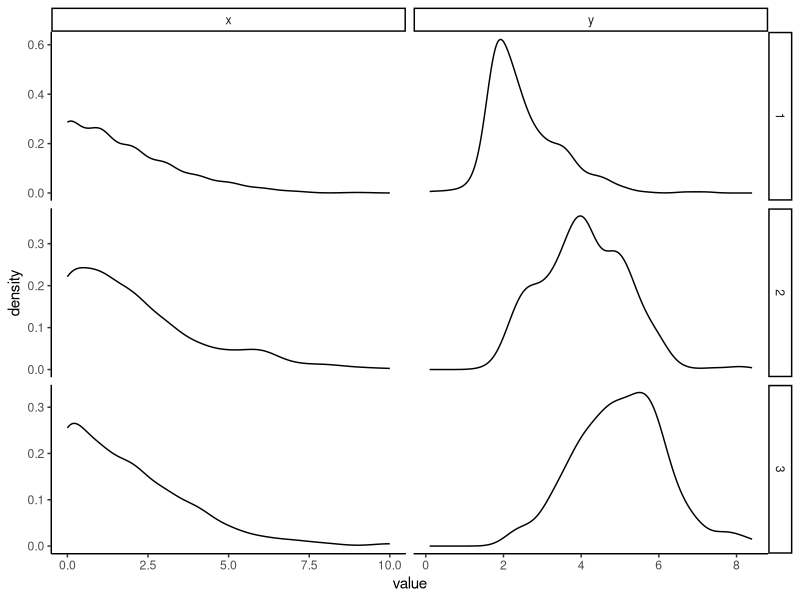
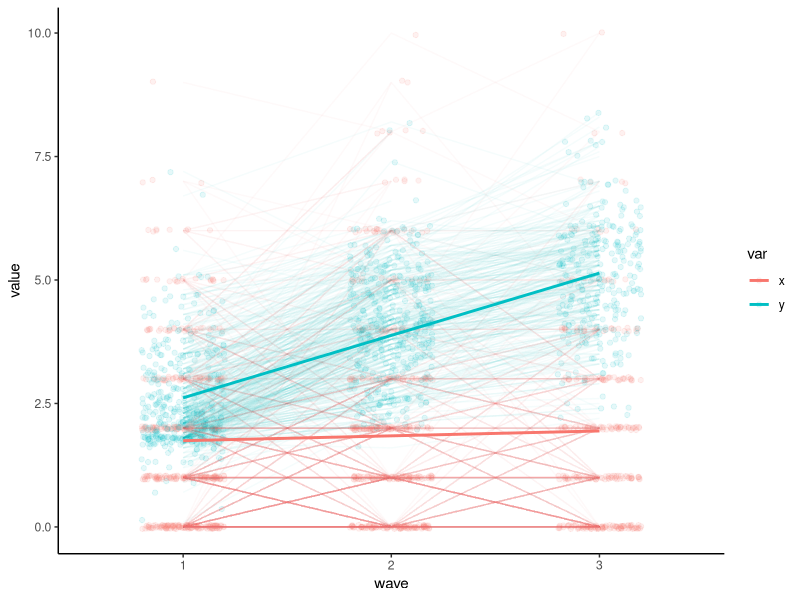

The R script that drew these images, in order: (Note: this script raises an error after producing the figures.)
## ---- chunk 1
#if you need to install anything, uncomment the below install lines for now
#install.packages('lavaan')
#install.packages('tidyverse')
require(lavaan)
require(tidyverse)
## ---- chunk 2
antiread <- read.table("srcddata.dat",
                       na.strings = c("999.00"),
                       col.names = c("anti1", "anti2", "anti3", "anti4", 
                                     "read1", "read2", "read3", "read4",
                                     "gen", "momage", "kidage", "homecog", 
                                     "homeemo", "id")
) %>%
  rename(x1 = anti1, x2 = anti2, x3 = anti3, x4 = anti4,
         y1 = read1, y2 = read2, y3 = read3, y4 = read4) %>%
  select(matches('[xy][1-4]'))

knitr::kable(summary(antiread), format = 'markdown')
## ---- chunk 3
antiread %>%
  select(-x4,-y4) %>%
  mutate(pid = 1:n()) %>%
  gather(key, value, -pid) %>%
  extract(col = key, into = c('var', 'wave'), regex = '(\\w)(\\d)') %>%
  ggplot(aes(x = value)) +
  geom_density(alpha = 1) + 
  facet_grid(wave~var, scales = 'free') + 
  theme_classic()
## ---- chunk 4
antireadLong <- antiread %>%
  select(-x4,-y4) %>%
  mutate(pid = 1:n()) %>%
  gather(key, value, -pid) %>%
  extract(col = key, into = c('var', 'wave'), regex = '(\\w)(\\d)')

antireadLong %>%
  ggplot(aes(x = wave, y = value, color = var, group = var)) +
  geom_point(position = position_jitter(w = .2), alpha = .1) +
  geom_line(stat = 'identity', aes(group = interaction(var, pid)), alpha = .04) + 
  geom_line(stat = 'smooth', method = 'lm', size = 1) + 
  theme_classic()

## ---- chunk 5
riclpmModel <- 
'
#Note, the data contain x1-3 and y1-3
#Latent mean Structure with intercepts

kappa =~ 1*x1 + 1*x2 + 1*x3
omega =~ 1*y1 + 1*y2 + 1*y3

x1 ~ mu1*1 #intercepts
x2 ~ mu2*1
x3 ~ mu3*1
y1 ~ pi1*1
y2 ~ pi2*1
y3 ~ pi3*1

kappa ~~ kappa #variance
omega ~~ omega #variance
kappa ~~ omega #covariance

#laten vars for AR and cross-lagged effects
p1 =~ 1*x1 #each factor loading set to 1
p2 =~ 1*x2
p3 =~ 1*x3
q1 =~ 1*y1
q2 =~ 1*y2
q3 =~ 1*y3

#Later, we may constrain autoregression and cross-lagged
#effects to be the same across both lags.
p3 ~ alpha3*p2 + beta3*q2
p2 ~ alpha2*p1 + beta2*q1

q3 ~ delta3*q2 + gamma3*p2
q2 ~ delta2*q1 + gamma2*p1

p1 ~~ p1 #variance
p2 ~~ u2*p2
p3 ~~ u3*p3
q1 ~~ q1 #variance
q2 ~~ v2*q2
q3 ~~ v3*q3

p1 ~~ q1 #p1 and q1 covariance
p2 ~~ q2 #p2 and q2 covariance
p3 ~~ q3 #p2 and q2 covariance'

fit <- lavaan(riclpmModel, data = antiread,
              missing = 'ML', #for the missing data!
              int.ov.free = F,
              int.lv.free = F,
              auto.fix.first = F,
              auto.fix.single = F,
              auto.cov.lv.x = F,
              auto.cov.y = F,
              auto.var = F)
summary(fit, standardized = T)
## ---- chunk 6
clpmModel <- #yes, "Model" is redundant
'
#Note, the data contain x1-3 and y1-3
#Latent mean Structure with intercepts

kappa =~ 1*x1 + 1*x2 + 1*x3
omega =~ 1*y1 + 1*y2 + 1*y3

x1 ~ mu1*1 #intercepts
x2 ~ mu2*1
x3 ~ mu3*1
y1 ~ pi1*1
y2 ~ pi2*1
y3 ~ pi3*1

kappa ~~ 0*kappa #variance nope
omega ~~ 0*omega #variance nope
kappa ~~ 0*omega #covariance not even

#laten vars for AR and cross-lagged effects
p1 =~ 1*x1 #each factor loading set to 1
p2 =~ 1*x2
p3 =~ 1*x3
q1 =~ 1*y1
q2 =~ 1*y2
q3 =~ 1*y3

p3 ~ alpha3*p2 + beta3*q2
p2 ~ alpha2*p1 + beta2*q1

q3 ~ delta3*q2 + gamma3*p2
q2 ~ delta2*q1 + gamma2*p1

p1 ~~ p1 #variance
p2 ~~ u2*p2
p3 ~~ u3*p3
q1 ~~ q1 #variance
q2 ~~ v2*q2
q3 ~~ v3*q3

p1 ~~ q1 #p1 and q1 covariance
p2 ~~ q2 #p2 and q2 covariance
p3 ~~ q3 #p2 and q2 covariance'

fitCLPM <- lavaan(clpmModel, data = antiread,
              missing = 'ML', #for the missing data!
              int.ov.free = F,
              int.lv.free = F,
              auto.fix.first = F,
              auto.fix.single = F,
              auto.cov.lv.x = F,
              auto.cov.y = F,
              auto.var = F)

anova(fit, fitCLPM)
## ---- chunk 7
summary(fitCLPM, standardize = T)
## ---- chunk 8
riclpmModelConstrainedARCL <- 
'
#Note, the data contain x1-3 and y1-3
#Latent mean Structure with intercepts

kappa =~ 1*x1 + 1*x2 + 1*x3
omega =~ 1*y1 + 1*y2 + 1*y3

x1 ~ mu1*1 #intercepts
x2 ~ mu2*1
x3 ~ mu3*1
y1 ~ pi1*1
y2 ~ pi2*1
y3 ~ pi3*1

kappa ~~ kappa #variance
omega ~~ omega #variance
kappa ~~ omega #covariance

#laten vars for AR and cross-lagged effects
p1 =~ 1*x1 #each factor loading set to 1
p2 =~ 1*x2
p3 =~ 1*x3
q1 =~ 1*y1
q2 =~ 1*y2
q3 =~ 1*y3

#constrain autoregression and cross lagged effects to be the same across both lags.
p3 ~ alpha*p2 + beta*q2
p2 ~ alpha*p1 + beta*q1

q3 ~ delta*q2 + gamma*p2
q2 ~ delta*q1 + gamma*p1

p1 ~~ p1 #variance
p2 ~~ u*p2
p3 ~~ u*p3
q1 ~~ q1 #variance
q2 ~~ v*q2
q3 ~~ v*q3

p1 ~~ q1 #p1 and q1 covariance
p2 ~~ uv*q2 #p2 and q2 covariance should also be constrained to be the same as
p3 ~~ uv*q3 #p3 and q3 covariance'

fitConstrainedARCL <- lavaan(riclpmModelConstrainedARCL, data = antiread,
              missing = 'ML', #for the missing data!
              int.ov.free = F,
              int.lv.free = F,
              auto.fix.first = F,
              auto.fix.single = F,
              auto.cov.lv.x = F,
              auto.cov.y = F,
              auto.var = F)

anova(fit, fitConstrainedARCL)
## ---- chunk 9
summary(fitConstrainedARCL, standardized = T)
## ---- chunk 10
#get the model-expected means
means <- fitted(fitConstrainedARCL)$mean
meansDF <- data.frame(mean = means, key = names(means)) %>%
  extract(col = key, into = c('var', 'wave'), regex = '(\\w)(\\d)')

#plot the model-expected random intercepts
predict(fitConstrainedARCL) %>%
  as.data.frame %>%
  mutate(pid = 1:n()) %>%
  gather(key, latentvalue, -pid, -kappa, -omega) %>%
  extract(col = key, into = c('latentvar', 'wave'), regex = '(\\w)(\\d)') %>%
  mutate(var = c(p = 'x', q = 'y')[latentvar]) %>%
  left_join(meansDF) %>% #those means from above
  left_join(antireadLong, by = c('pid', 'wave', 'var')) %>% #the raw data
  mutate(expectedLine = ifelse(var == 'x', kappa, omega) + mean,
         wave = as.numeric(wave)) %>%
  rowwise() %>%
  ggplot(aes(x = wave, y = expectedLine, color = var, group = var)) +
  geom_point(aes(x = wave, y = value, group = interaction(var, pid)), alpha = .1, position = position_jitter(w = .2, h = 0)) +
  geom_line(aes(y = expectedLine, group = interaction(var, pid)), stat = 'identity', alpha = .1) + 
  geom_line(aes(y = mean), stat = 'identity', alpha = 1, size = 1, color = 'black') + 
  facet_wrap(~var, ncol = 2) + 
  theme_classic()
## ---- chunk 11
library(GGally)
predict(fitConstrainedARCL) %>%
  as.data.frame %>%
  select(-kappa, -omega) %>%
  ggpairs(lower = list(continuous = wrap(ggally_smooth, alpha = .5))) + 
  theme_classic()
  
## ---- chunk 12
antiread %>% 
  select(-x4, -y4) %>%
  ggpairs(lower = list(continuous = wrap(ggally_smooth, alpha = .5))) + 
  theme_classic()
